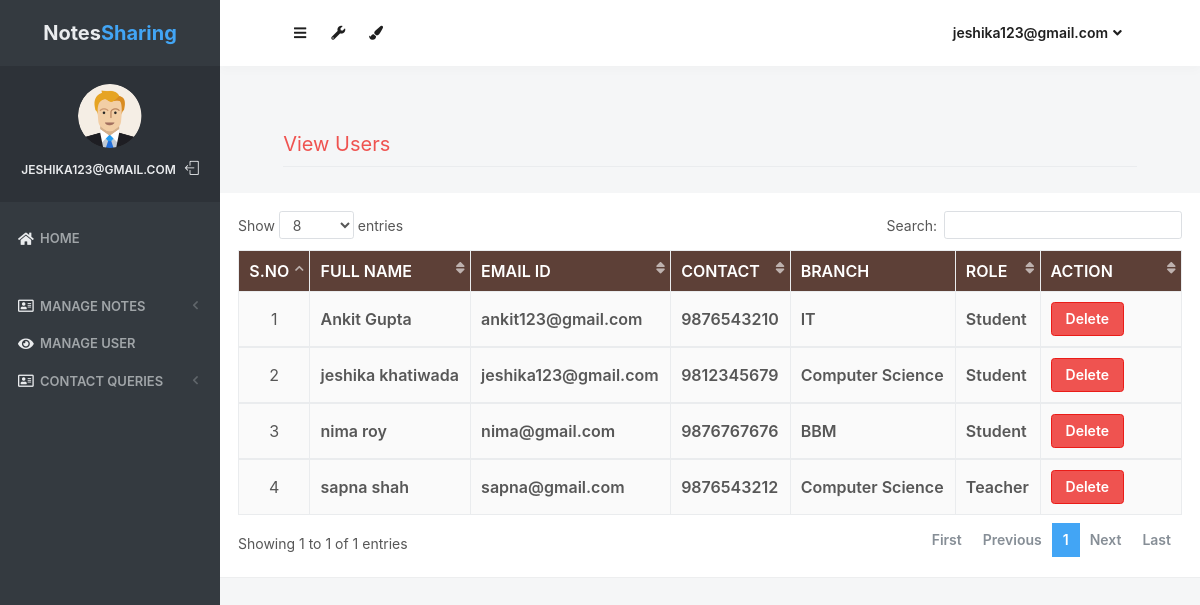
The page /view_users/ (signed in) on the database its author committed.
### notes/models.py (models this page shows, shortened)
class Signup(models.Model):
    user = models.ForeignKey(User,on_delete=models.CASCADE)
    contact = models.CharField(max_length=10)
    branch = models.CharField(max_length=30)
    role = models.CharField(max_length=15)

### notes/views.py (the view)
# urls.py: path('view_users/', view_users, name='view_users'),
def view_users(request):
    if not request.user.is_authenticated:
        return redirect('login_admin')
    users = Signup.objects.all()
    sorted_users = sorted(users, key=lambda user: user.user.username)
    d = {'users': sorted_users }
    return render(request, 'view_users.html', d)

### notes/templates/view_users.html (shortened to what this page needs)
{% load static %}
<html lang="en" class="no-focus">
    <head>
        <link rel="stylesheet" href="{% static 'js/plugins/datatables/dataTables.bootstrap4.min.css' %}">
        <link rel="stylesheet" id="css-main" href="{% static 'css1/codebase.min.css' %}">
    </head>
    <body>
        <div id="page-container" class="sidebar-o sidebar-inverse side-scroll page-header-fixed main-content-narrow">
         {% include "sidebar.html" %}
            {% include "admin_nav.html" %}
            <main id="main-container">
                <div class="content">
                    <h2 class="content-heading text-danger">View Users</h2>
        </div>
                    <div class="block">
                        <div class="block-content block-content-full">
                            <table class="table table-bordered table-striped table-vcenter js-dataTable-full-pagination" style="width:100%">
                                <thead class="text-white" style="background-color : #5d4037;">
                                    <tr>
                                        <th class="text-center">S.No</th>
                                        <th class="d-none d-sm-table-cell">Full Name</th>
                                        <th class="d-none d-sm-table-cell">Email ID</th>
                                        <th class="d-none d-sm-table-cell">Contact</th>
                                        <th class="d-none d-sm-table-cell">Branch</th>
                                        <th class="d-none d-sm-table-cell">Role</th>
                                        <th class="d-none d-sm-table-cell" style="width: 15%;">Action</th>
                                    </tr>
                                </thead>
                                {% for i in users %}
                                <tbody>
                                    <tr>
                                        <td class="text-center">{{forloop.counter}}</td>
                                        <td class="font-w600">{{i.user.first_name}} {{i.user.last_name}}</td>
					                    <td class="font-w600">{{i.user.username}}</td>
					                    <td class="font-w600">{{i.contact}}</td>
					                    <td class="font-w600">{{i.branch}}</td>
					                    <td class="font-w600">{{i.role}}</td>
					                    <td class="font-w600"><a href="{% url 'delete_users' i.user.id %}" class="btn btn-danger" onclick="return confirm('Are your sure to Delete ?')">Delete</a></td>
					                </tr>
                                        {% endfor %}
                                </tbody>
                            </table>
                        </div>
                    </div>
                </div>
 <link rel="stylesheet" href="https://use.fontawesome.com/releases/v5.6.3/css/all.css">
    </body>
</html>

### notes/templates/sidebar.html (shortened to what this page needs)
{% load static %}
   <nav id="sidebar">
                <div id="sidebar-scroll">
                    <div class="sidebar-content">
                        <div class="content-header content-header-fullrow px-15">
                            <div class="content-header-section text-center align-parent sidebar-mini-hidden">
                                <div class="content-header-item">
                                    <a class="link-effect font-w700" href="{% url 'admin_home' %}">
                                           <span class="font-size-xl text-dual-primary-dark">Notes</span><span class="font-size-xl text-primary">Sharing</span>
                                    </a>
                                </div>
                            </div>
                        </div>
                        <div class="content-side content-side-full content-side-user px-10 align-parent">
                            <div class="sidebar-mini-hidden-b text-center">
                                <a class="img-link" href="{% url 'admin_home' %}">
                                    <img class="img-avatar" src="{% static 'img/avatars/user1.png' %}" alt="">
                                </a>
                                <ul class="list-inline mt-10">
                                    <li class="list-inline-item">
                                        <a class="link-effect text-dual-primary-dark font-size-xs font-w600 text-uppercase" href="{% url 'admin_home' %}">{{ request.user.username }}</a>
                                    </li>
                                    <li class="list-inline-item">
                                        <a class="link-effect text-dual-primary-dark" href="{% url 'logout' %}">
                                            <i class="si si-logout"></i>
                                        </a>
                                    </li>
                                </ul>
                            </div>
                        </div>
                        <div class="content-side content-side-full">
                            <ul class="nav-main">
                                <li class="open">
                                    <a href="{% url 'admin_home' %}"><i class="fas fa-home"></i><span class="sidebar-mini-hide">Home</span></a>
                                </li>
                                <li class="nav-main-heading"><span class="sidebar-mini-visible">UI</span></li>
                                <li>
                                    <a class="nav-submenu" data-toggle="nav-submenu"><i class="far fa-address-card"></i>Manage Notes</a>
                                </li>
                                <li>
                                    <a  href="{% url 'view_users' %}"><i class="fas fa-eye"></i><span class="sidebar-mini-hide">Manage User</span></a>
                                </li>
                                <li>
                                    <a class="nav-submenu" data-toggle="nav-submenu"><i class="far fa-address-card"></i>Contact Queries</a>
                                </li>
                           </ul>
                        </div>
                    </div>
                </div>
            </nav>

### notes/templates/admin_nav.html (shortened to what this page needs)
{% load static %}
            <header id="page-header">
                <div class="content-header">
                    <div class="content-header-section">
                        <button type="button" class="btn btn-circle btn-dual-secondary" data-toggle="layout" data-action="sidebar_toggle">
                            <i class="fa fa-navicon"></i>
                        </button>
                        <div class="btn-group" role="group">
                            <button type="button" class="btn btn-circle btn-dual-secondary" id="page-header-options-dropdown" data-toggle="dropdown" aria-haspopup="true" aria-expanded="false">
                                <i class="fa fa-wrench"></i>
                            </button>
                        </div>
                        <div class="btn-group" role="group">
                            <button type="button" class="btn btn-circle btn-dual-secondary" id="page-header-themes-dropdown" data-toggle="dropdown" aria-haspopup="true" aria-expanded="false">
                                <i class="fa fa-paint-brush"></i>
                            </button>
                        </div>
                    </div>
                    <div class="content-header-section">
                        <div class="btn-group" role="group">
                            <button type="button" class="btn btn-rounded btn-dual-secondary" id="page-header-user-dropdown" data-toggle="dropdown" aria-haspopup="true" aria-expanded="false">
                                {{ request.user.username}}<i class="fa fa-angle-down ml-5"></i>
                            </button>
                        </div>
                    </div>
                </div>
            </header>

### rows shown on the page
Signup: user.first_name "Ankit", user.last_name "Gupta", user.username "ankit123@gmail.com", contact "9876543210", branch "IT", role "Student"
Signup: user.first_name "jeshika", user.last_name "khatiwada", user.username "jeshika123@gmail.com", contact "9812345679", branch "Computer Science", role "Student"
Signup: user.first_name "nima", user.last_name "roy", user.username "nima@gmail.com", contact "9876767676", branch "BBM", role "Student"
Signup: user.first_name "sapna", user.last_name "shah", user.username "sapna@gmail.com", contact "9876543212", branch "Computer Science", role "Teacher"

### other values the page prints
{{ request.user.username }} "JESHIKA123@GMAIL.COM"
{{ request.user.username }} "jeshika123@gmail.com"
